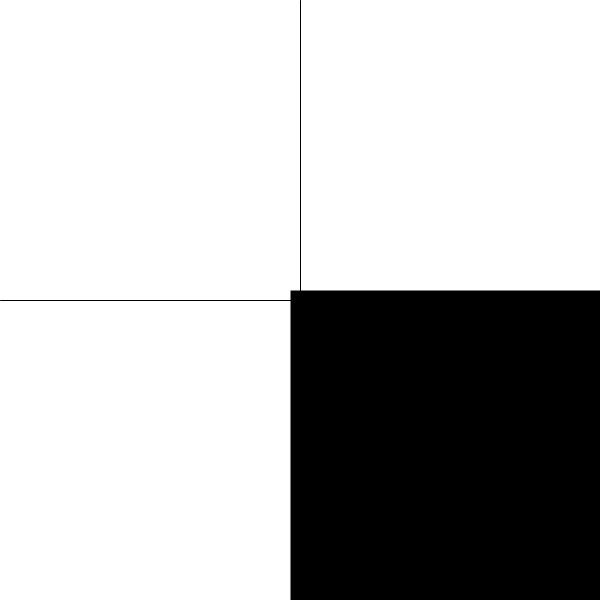
Frame 1 (no input)
Frame 60 (the mouse pressed at the canvas centre just before this capture): identical to frame 1, image omitted
Frame 120 (the mouse held since frame 60 and released just before this capture): identical to frame 1, image omitted

The Processing sketch that drew this single still picture (run headless with seeded random() and noise(); from frame 60 on, the mouse is pressed at the canvas centre):

// Processing sketch: problem264
// ── problem264.pde
void settings() {
  size(600, 600);
}

void setup() {
}

//the bounds of the graph on the screen; not actually the 'scale'
float scale = 1;

void draw() {
  //set the origin to centre of screen
  translate(300, 300);

  background(255);

  //x and y axis
  strokeWeight(1);
  line(0, 300, 0, -300);
  line(-300, 0, 300, 0);

  //setting the bounds
  scale(20/scale);

  fill(0);
  rect(0, 0, 250, 250);
    rect(3000, 3000, 250, 250);
}
                                             
                                             
void mouseWheel(MouseEvent event) {
  if (scale - event.getCount() > 0) {
    scale -= event.getCount();
    println(scale);
  }
}
